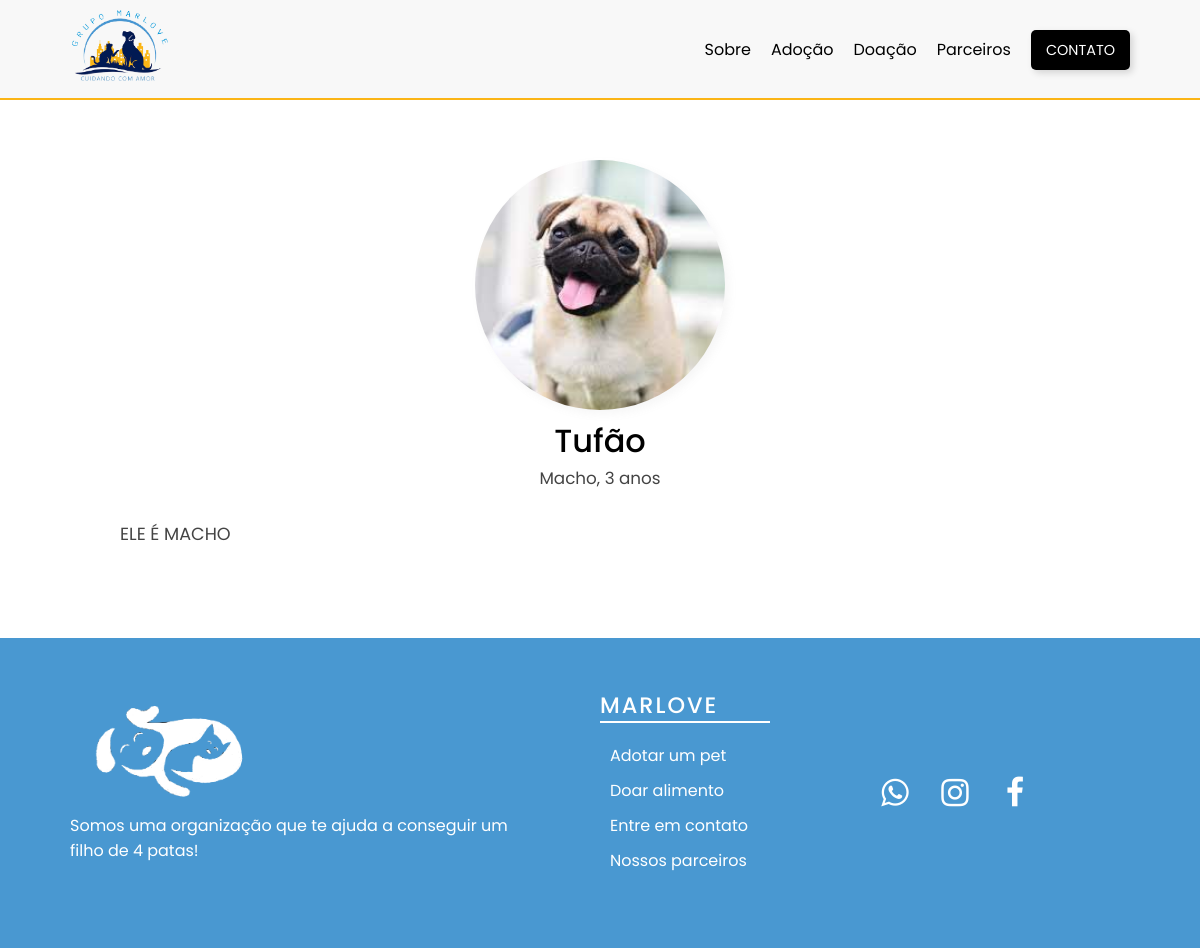
/src/pages/structure/dog.php?cod=65, run on the app's committed database.
### tables this page shows
CREATE TABLE `tbanimais` (
  `COD` int(9) NOT NULL,
  `NOME_ANIMAL` varchar(100) NOT NULL,
  `SEXO_ANIMAL` varchar(100) NOT NULL,
  `IDADE` varchar(100) DEFAULT NULL,
  `FOTO` varchar(100) DEFAULT NULL,
  `HISTORIA` varchar(254) NOT NULL,
  `SITUACAO` varchar(100) DEFAULT NULL
);

### src/pages/structure/dog.php (the view, shortened to what this page needs)
<?php
    if($_GET){
        $cod = $_GET['cod'];
        $conn = new Database();
        $conn = $conn->db_mysql();
        $b = $conn->prepare(
            "SELECT * FROM tbanimais
            WHERE COD = $cod"
            );
        $b->execute();
        $a=$b->fetchAll(\PDO::FETCH_ASSOC);
?>
<!DOCTYPE html>
<html lang="pt-br">
<head>
    <link rel="stylesheet" href="../styles/dog.css">
    <link rel="stylesheet" href="https://cdnjs.cloudflare.com/ajax/libs/font-awesome/4.7.0/css/font-awesome.min.css">
</head>
<body>
    <header class="d-flex align-items-center">
        <div class="logo">
            <a href="../../../index.php">
                <img src="../../media/logo.png" alt="logo marlove" class="logo_image"/>
            </a>
        </div>
        <div class="navbar">
            <nav>
                <ul>
                    <li><a href="sobre.html">Sobre</a></li>
                    <li><a href="adocao.php">Adoção</a></li>
                    <li><a href="doacao.html">Doação</a></li>
                    <li><a href="parceiros.html" id="btn_parceiros">Parceiros</a></li>
                    <li><a href="contato.html" id="btn_contato">Contato</a></li>
                </ul>
            </nav>
        </div>
    </header>
    <main>
        <section class="container">
            <?php
                foreach ($a as $value) {
            ?>
                    <div class="container_apresentacao">
                        <div class="image">
                            <img src="../../../admin/scripts/admin//uploads/<?=$value['FOTO']?>" />
                        </div>
                        <div class="text">
                            <h3><?=$value['NOME_ANIMAL']?></h3>
                            <p><?=$value['SEXO_ANIMAL']?>, <?=$value['IDADE']?></p>
                        </div>
                    </div>
                    <div class="descricao">
                        <p><?=$value['HISTORIA']?></p>
                    </div>
        <?php
                }
        ?>
        </section>
    </main>
    <footer>
        <section class="first_container">
            <div class="first_container_logo">
                <img src="../../media/logo-footer.png" alt="imagem logo do footer" />
                <p>Somos uma organização que te ajuda a conseguir um filho de 4 patas!</p>
            </div>
            <div class="first_container_links">
                <h3>MARLOVE</h3>
                <ul>
                    <a href="adocao.html">Adotar um pet</a>
                    <a href="doacao.html">Doar alimento</a>
                    <a href="contato.html">Entre em contato</a>
                    <a href="parceiros.html">Nossos parceiros</a>
                </ul>
            </div>
            <div class="first_container_social">
                <ul class="list">
                    <a href="#"><i class="fa fa-whatsapp"></i></a>
                    <a href="#"><i class="fa fa-instagram"></i></a>
                    <a href="#"><i class="fa fa-facebook"></i></a>
                </ul>
            </div>
        </section>
    </footer>
</body>
</html>
<?php
    }
?>

### src/pages/styles/dog.css (style rules this page uses)
* { margin: 0; padding: 0; box-sizing: border-box; list-style: none; color: #000; text-decoration: none; font-family: "Poppins", sans-serif; }
header { box-sizing: border-box; display: flex; align-items: center; padding: 5px 70px; justify-content: space-between; background-color: #f8f8f8; border-bottom: 2px solid #FBB516; }
.logo_image { width: 100px; }
.navbar { display: flex; }
.navbar ul { display: flex; justify-content: center; align-items: center; }
.navbar ul li a { text-decoration: none; font-size: 1rem; box-sizing: border-box; padding: 10px; transition: 0.2s ease-in-out background-color; color: #000; }
.navbar ul li #btn_parceiros { margin-right: 10px; }
.navbar ul li #btn_contato { text-transform: uppercase; background-color: #000; color: #fff; font-size: 0.9rem; padding: 10px 15px; border-radius: 5px; box-shadow: 3px 3px 7px rgba(0, 0, 0, 0.144); }
.container { width: 80vw; margin: auto; padding: 60px 0px; }
.container_apresentacao { display: flex; flex-direction: column; align-items: center; }
.container_apresentacao .image img { width: 250px; height: 250px; border-radius: 50%; object-fit: cover; object-position: center; box-shadow: 4px 4px 8px rgba(141, 141, 141, 0.083); }
.container_apresentacao .text h3 { text-transform: capitalize; font-weight: 500; text-align: center; font-size: 2rem; }
.container_apresentacao .text p { font-size: 1.05rem; color: #444; text-align: center; }
.descricao { margin: auto; padding: 30px 0px; }
.descricao p { font-size: 1.1rem; color: #444; line-height: 1.5; text-align: justify; }
footer { display: flex; background-color: #4998D1; padding: 50px 20px; }
.first_container { display: flex; padding: 0px 50px; width: 100%; }
.first_container_logo { width: 50%; }
.first_container_logo img { width: 200px; display: flex; align-items: center; }
.first_container_logo p { max-width: 450px; min-width: 300px; color: #fff; }
.first_container_links { width: 25%; display: flex; justify-content: center; flex-direction: column; }
.first_container_links h3 { color: #fff; height: 35px; border-bottom: 2px solid #fff; width: 170px; margin-bottom: 5px; font-weight: 500; letter-spacing: 2px; font-size: 1.4rem; }
.first_container_links ul { display: flex; flex-direction: column; margin: 15px 10px; }
.first_container_links ul a { color: #fff; height: 35px; transition: 0.2s ease-in-out color; cursor: pointer; width: 150px; }
.first_container_social { width: 25%; display: flex; align-items: center; }
.first_container_social ul { display: flex; }
.first_container_social ul i { color: #fff; font-size: 2rem; margin: 0px 10px; padding: 5px; width: 40px; text-align: center; border-radius: 5px; transition: 0.2s ease-in-out background-color; }

### data on the page
tbanimais: FOTO (picture), NOME_ANIMAL "Tufão", SEXO_ANIMAL "Macho", IDADE "3 anos", HISTORIA "ELE É MACHO"
